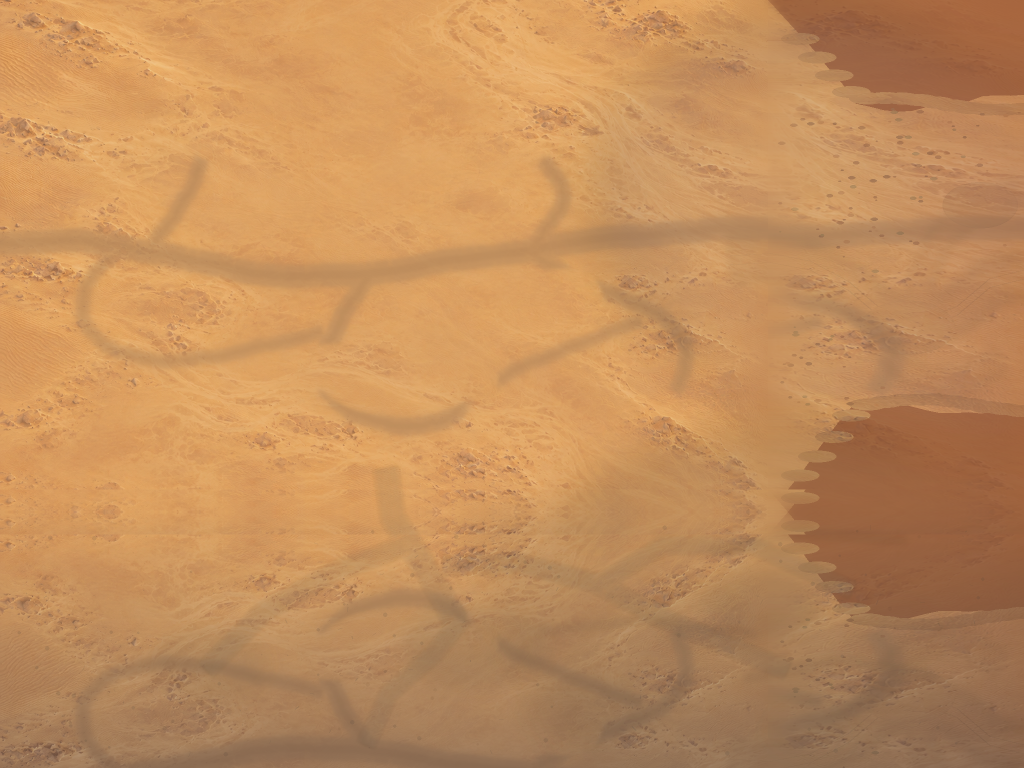
#> input picture assets/map/desert_world_v48_2c.png, 2048 x 1536 px (shown at 1/2 size)
$ python build_v50_1_terrain.py
#> lines starting #> are read from the running program, lines starting #| are printed output that depends on the picture
from pathlib import Path
from PIL import Image, ImageEnhance, ImageFilter, ImageOps

ROOT = Path(__file__).resolve().parents[1]
SRC = ROOT / "assets" / "map" / "desert_world_v48_2c.png"
DST = ROOT / "assets" / "map" / "desert_world_v50_1.webp"

im = Image.open(SRC).convert("RGB")

# Native world resolution: no runtime x2/x4 interpolation.
im = im.resize((4096, 3072), Image.Resampling.LANCZOS)
#> im: PIL image 4096x3072 RGB

# Recover small terrain detail without creating hard halos.
im = im.filter(ImageFilter.UnsharpMask(radius=1.15, percent=128, threshold=3))
im = ImageEnhance.Contrast(im).enhance(1.055)
im = ImageEnhance.Color(im).enhance(0.93)
im = ImageEnhance.Brightness(im).enhance(0.985)

# Subtle deterministic sand microtexture. Kept extremely light so roads remain readable.
noise = Image.effect_noise(im.size, 7.5).convert("L")
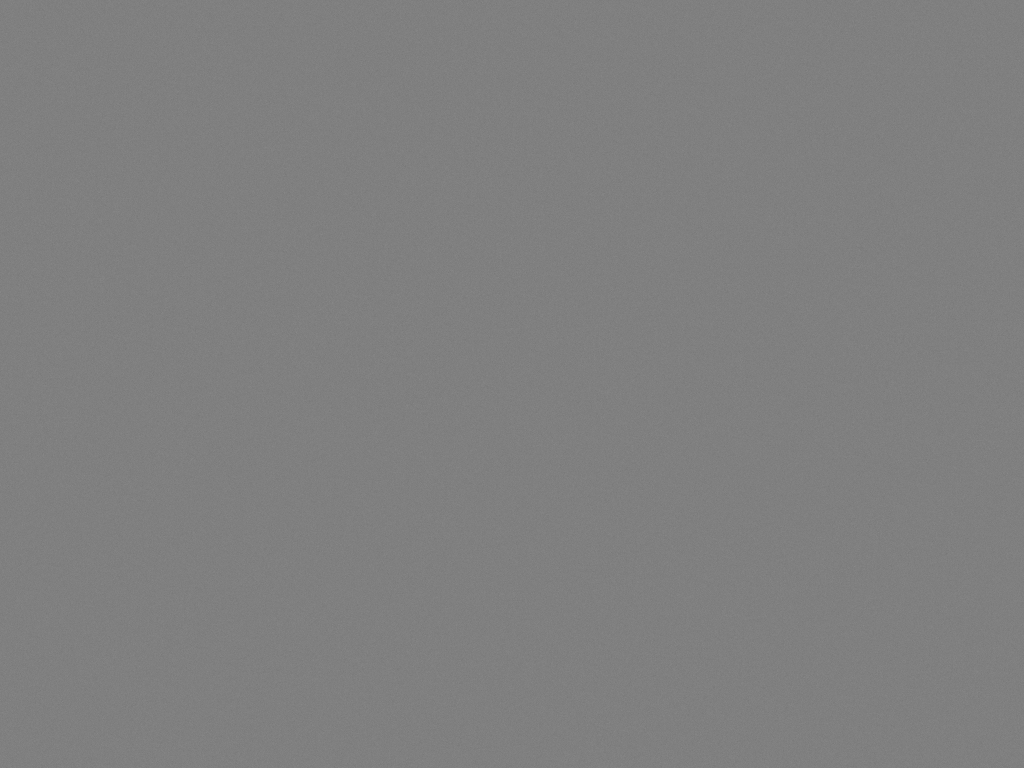
#> noise: PIL image 4096x3072 L (shown at 1/4 size); min 88, max 167, mean 127.5
noise = ImageOps.colorize(noise, black="#8e623a", white="#e9bd78")
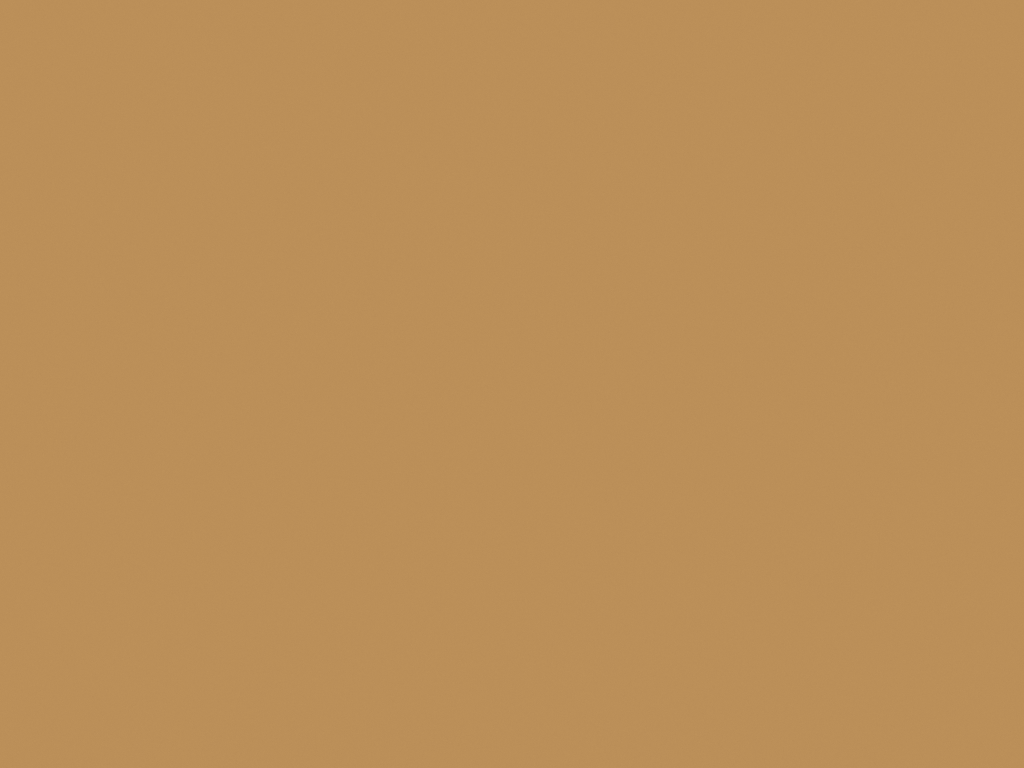
#> noise: PIL image 4096x3072 RGB (shown at 1/4 size); mean R, G, B 187, 143, 88.5
im = Image.blend(im, noise, 0.035)
im = im.filter(ImageFilter.UnsharpMask(radius=0.72, percent=112, threshold=2))

DST.parent.mkdir(parents=True, exist_ok=True)
im.save(DST, "WEBP", quality=95, method=6)
print(f"wrote {DST} {DST.stat().st_size} bytes")
